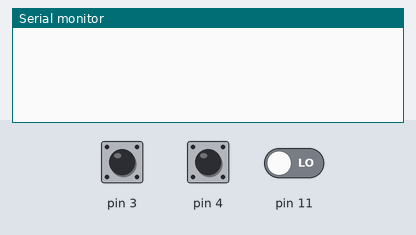
This sketch was run on a simulated Arduino Uno, built with avr-gcc and run on an emulated ATmega328P. On the bench: the last lines printed to the serial monitor. The inputs (shaded band) are chosen by the test bench; at power-on: pin 3 HIGH, pin 4 HIGH, pin 11 LOW.

Above: at 1.2 s.
1.3 s: pin 3 pulled LOW for 0.15 s
At 2.0 s:
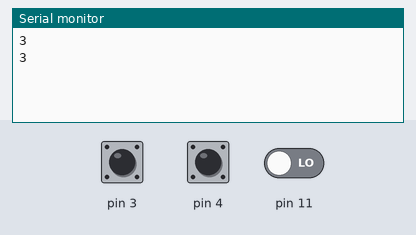
2.9 s: pin 4 pulled LOW for 0.15 s
At 4.2 s:
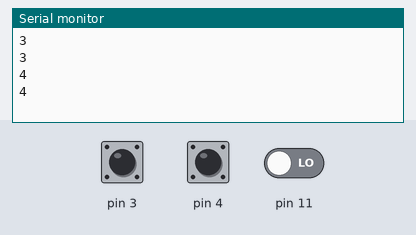
4.5 s: pin 11 driven HIGH
At 4.61 s:
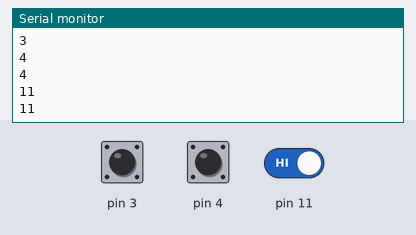
Timing chart, 0 to 7.5 s (numbered marks = the images above; inputs shaded):
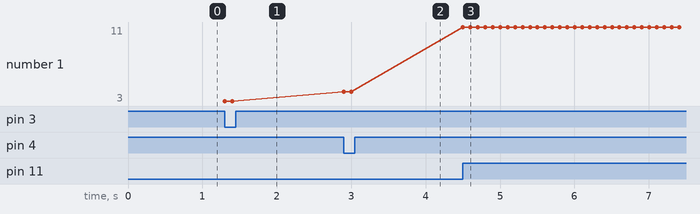

The sketch:

sketch_sep14a.ino
```cpp
void setup() {
  // put your setup code here, to run once:
  pinMode(3, INPUT_PULLUP);
  pinMode(4, INPUT_PULLUP);
  pinMode(11, INPUT);
  Serial.begin(9600);
}

void loop() {
  // put your main code here, to run repeatedly:
    if (!digitalRead(3))
      Serial.println(3);
    if (!digitalRead(4))
      Serial.println(4);
    if (digitalRead(11))
      Serial.println(11);
      Serial.println();
  delay(100);
}
```

Measured:
- after the input at 1.3 s, the serial monitor: prints a new line at once (image 1)
- after the input at 2.9 s, the serial monitor: prints a new line at once (image 2)
- after the input at 4.5 s, the serial monitor: prints a new line at once (image 3)
- plotted number 1: 3 → 4 after the input at 2.9 s, 4 → 11 after the input at 4.5 s
